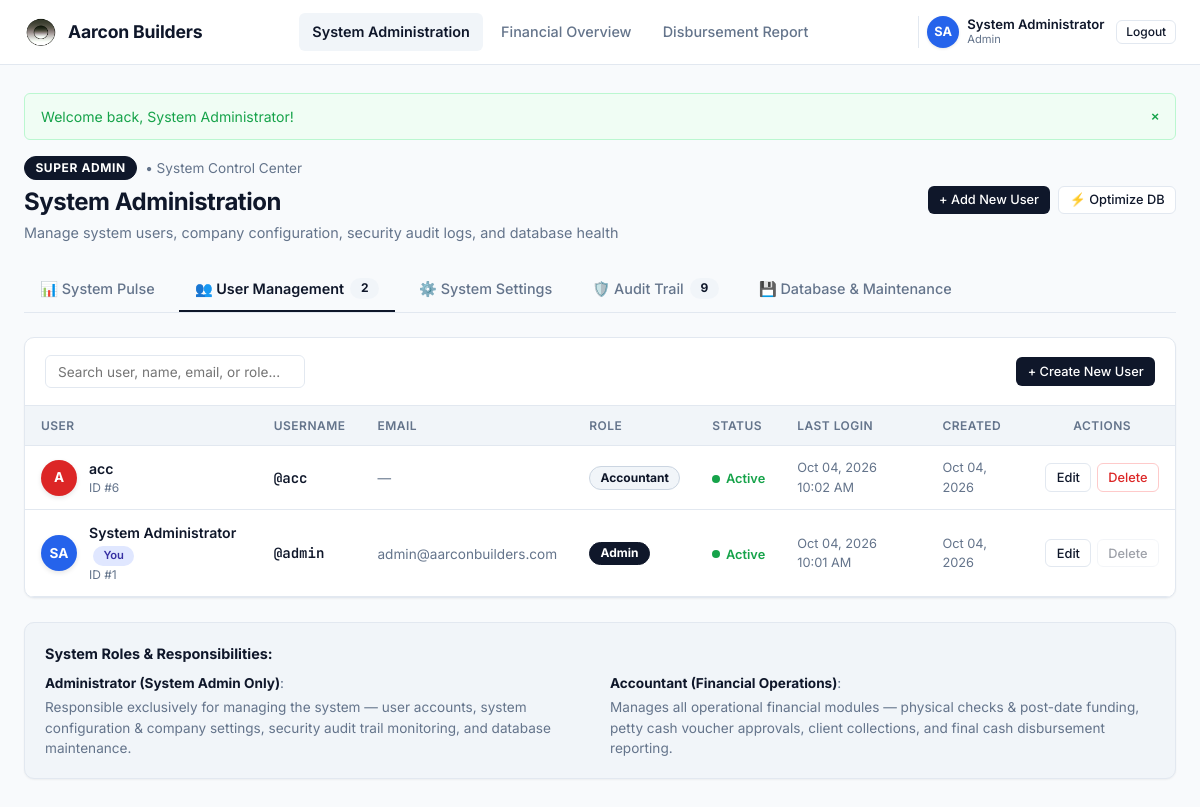
/admin.php?tab=tab-users (signed in), run on an earlier commit of the app's database.
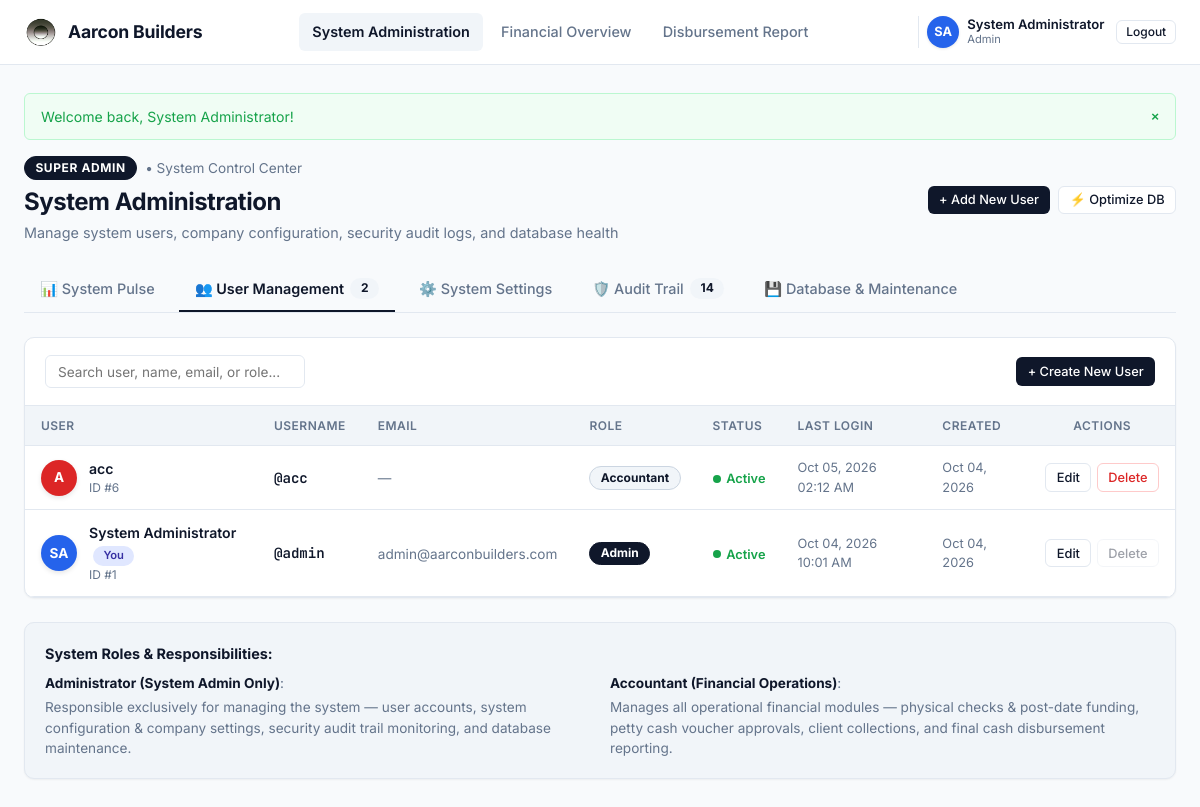
And on a later commit of the database.
### tables this page shows
CREATE TABLE users (
    id INTEGER PRIMARY KEY AUTOINCREMENT,
    username VARCHAR(50) NOT NULL UNIQUE,
    password VARCHAR(255) NOT NULL,
    full_name VARCHAR(100) NOT NULL,
    email VARCHAR(150) DEFAULT '',
    role VARCHAR(50) DEFAULT 'admin', -- 'admin', 'manager', 'cashier', 'engineer'
    status VARCHAR(20) DEFAULT 'active', -- 'active', 'inactive'
    avatar_color VARCHAR(20) DEFAULT '#2563eb',
    last_login DATETIME DEFAULT NULL,
    created_at DATETIME DEFAULT CURRENT_TIMESTAMP
);

### config/config.php (called while the page is built, shortened)
<?php
function format_date($dateStr, $format = 'M d, Y') {
    $time = strtotime($dateStr);
    return $time ? date($format, $time) : $dateStr;
}
function e($string) {
    return htmlspecialchars($string ?? '', ENT_QUOTES, 'UTF-8');
}
require_once __DIR__ . '/../includes/auth.php';

### includes/auth.php (called while the page is built, shortened)
<?php
require_once __DIR__ . '/../config/config.php';
function current_user(): ?array {
    return $_SESSION['user'] ?? null;
}

### admin.php (the view, shortened to what the changed rows need)
<?php
require_once __DIR__ . '/config/config.php';
require_once __DIR__ . '/includes/auth.php';
$db = get_db();
$activeTab = $_GET['tab'] ?? 'tab-overview';
$users = $db->query('SELECT * FROM users ORDER BY role ASC, id ASC')->fetchAll();
$totalAuditLogsCount = (int)$db->query('SELECT COUNT(*) FROM audit_logs')->fetchColumn();
require_once __DIR__ . '/includes/header.php';
?>
<div class="page-header no-print">
    <div>
        <h1 class="page-title">System Administration</h1>
    </div>
</div>
<div class="tabs-container">
    <div class="tabs-nav no-print" style="margin-bottom: 1.5rem;">
        <button class="tab-btn <?= $activeTab === 'tab-audit' ? 'active' : '' ?>" data-tab="tab-audit">
            <span>🛡️ Audit Trail</span>
            <span class="badge" style="background: var(--bg-subtle); color: var(--text-main); font-weight: 700;"><?= $totalAuditLogsCount ?></span>
        </button>
    </div>
    <div class="tab-pane <?= $activeTab === 'tab-users' ? 'active' : '' ?>" id="tab-users">
        <div class="card">
            <div class="card-body" style="padding: 0;">
                <div class="table-responsive">
                    <table class="data-table" id="usersTable">
                        <thead>
                            <tr>
                                <th>User</th>
                                <th>Username</th>
                                <th>Email</th>
                                <th>Role</th>
                                <th>Status</th>
                                <th>Last Login</th>
                                <th>Created</th>
                                <th style="text-align: center;">Actions</th>
                            </tr>
                        </thead>
                        <tbody>
                            <?php foreach ($users as $u): ?>
                                <?php
                                    $isSelf = ((int)$u['id'] === (int)$currentUser['id']);
                                    $initials = strtoupper(substr($u['full_name'], 0, 1) . (strpos($u['full_name'], ' ') !== false ? substr($u['full_name'], strpos($u['full_name'], ' ') + 1, 1) : ''));
                                    $avatarColor = !empty($u['avatar_color']) ? $u['avatar_color'] : '#2563eb';
                                ?>
                                <tr>
                                    <td>
                                        <div style="display: flex; align-items: center; gap: 0.75rem;">
                                            <div style="width: 36px; height: 36px; border-radius: 50%; background: <?= e($avatarColor) ?>; color: #ffffff; display: flex; align-items: center; justify-content: center; font-weight: 700; font-size: 0.85rem; flex-shrink: 0; box-shadow: 0 2px 5px rgba(0,0,0,0.1);">
                                                <?= e($initials) ?>
                                            </div>
                                            <div>
                                                <div style="font-weight: 600; color: var(--text-main);">
                                                    <?= e($u['full_name']) ?>
                                                </div>
                                                <div style="font-size: 0.75rem; color: var(--text-muted);">ID #<?= $u['id'] ?></div>
                                            </div>
                                        </div>
                                    </td>
                                    <td>
                                        <span style="font-family: var(--font-mono); font-weight: 600; color: var(--text-main);">
                                            @<?= e($u['username']) ?>
                                        </span>
                                    </td>
                                    <td>
                                        <span style="color: var(--text-muted); font-size: 0.85rem;">
                                            <?= !empty($u['email']) ? e($u['email']) : '&mdash;' ?>
                                        </span>
                                    </td>
                                    <td>
                                        <?php if ($u['role'] === 'admin'): ?>
                                            <span class="badge badge-admin">Admin</span>
                                        <?php else: ?>
                                            <span class="badge badge-accountant">Accountant</span>
                                        <?php endif; ?>
                                    </td>
                                    <td>
                                        <?php if ($u['status'] === 'active'): ?>
                                            <span style="display: inline-flex; align-items: center; gap: 0.35rem; color: var(--color-success); font-weight: 600; font-size: 0.8rem;">
                                                <span style="width: 8px; height: 8px; border-radius: 50%; background: var(--color-success);"></span>
                                                Active
                                            </span>
                                        <?php endif; ?>
                                    </td>
                                    <td style="font-size: 0.8rem; color: var(--text-muted);">
                                        <?= format_date($u['last_login'], 'M d, Y h:i A') ?>
                                    </td>
                                    <td style="font-size: 0.8rem; color: var(--text-muted);">
                                        <?= format_date($u['created_at'], 'M d, Y') ?>
                                    </td>
                                    <td style="text-align: center;">
                                        <div style="display: inline-flex; gap: 0.35rem;">
                                            <button
                                                class="btn btn-outline btn-sm btn-edit-user"
                                                data-user='<?= htmlspecialchars(json_encode($u), ENT_QUOTES) ?>'
                                                title="Edit User Details"
                                            >
                                                Edit
                                            </button>
                                            <?php if (!$isSelf): ?>
                                                <form action="api/actions.php" method="POST" style="margin:0;" onsubmit="return confirm('Delete user <?= e($u['username']) ?>? This cannot be undone.');">
                                                    <button type="submit" class="btn btn-danger btn-sm" title="Delete User">Delete</button>
                                                </form>
                                            <?php else: ?>
                                                <button class="btn btn-outline btn-sm" disabled style="opacity: 0.4;" title="Cannot delete yourself">Delete</button>
                                            <?php endif; ?>
                                        </div>
                                    </td>
                                </tr>
                            <?php endforeach; ?>
                        </tbody>
                    </table>
                </div>
            </div>
        </div>
    </div>
</div>
<?php require_once __DIR__ . '/includes/footer.php'; ?>

What changed in the data, as far as the page shows it:
changed users "acc": last_login "Oct 04, 2026 10:02 AM" → "Oct 05, 2026 02:12 AM"
Also different on the page:
$totalAuditLogsCount: "9" → "14"
